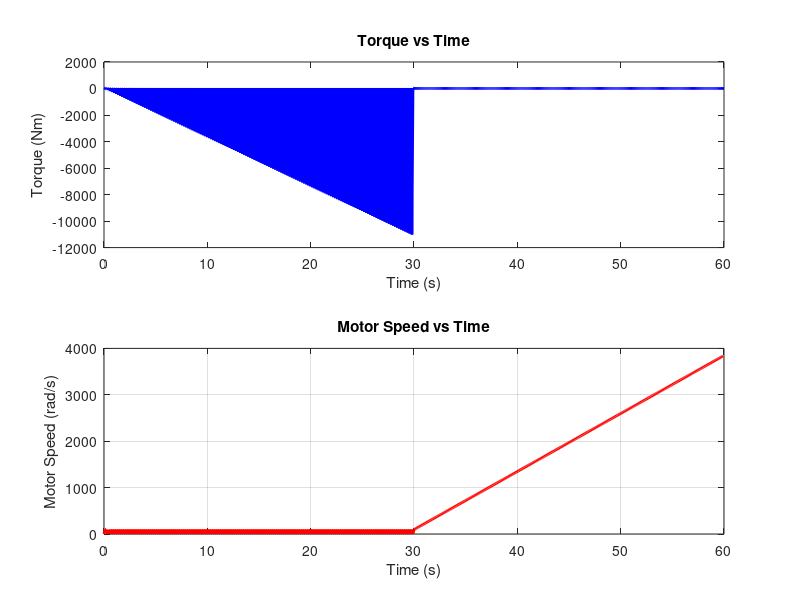

Recreate this plot in MATLAB.
% Parameters

g = 9.81;           % Acceleration due to gravity (m/s^2)
rho_water = 1000;   % Density of water (kg/m^3)
h_water = 10;       % Height of water column (m)
diameter_pipe = 0.1;% Diameter of the pipe (m)
radius_pipe = diameter_pipe / 2;

% Motor parameters
motor_efficiency = 0.8;     % Motor efficiency
motor_torque_constant = 0.1; % Motor torque constant (Nm/A)
motor_voltage = 12;          % Motor voltage (V)

% Simulation parameters
time_span = 0:0.1:60;        % Simulation time span (s)
initial_speed = 0;           % Initial speed of the motor

% Initialize variables
speed = zeros(size(time_span));
torque = zeros(size(time_span));

% Simulation loop
for i = 1:length(time_span)-1
    % Calculate water height at the current time
    water_height = h_water - speed(i) * time_span(i);
    
    % Calculate gravitational force on the water column
    gravitational_force = rho_water * g * pi * radius_pipe^2 * water_height;
    
    % Calculate torque required to lift water
    required_torque = gravitational_force * radius_pipe;
    
    % After 30 seconds, set a constant torque
    if time_span(i) >= 30
        required_torque = 5; % Set your desired constant torque value
    end
    
    % Calculate current draw from the motor
    current_draw = required_torque / (motor_torque_constant * motor_efficiency);
    
    % Calculate torque provided by the motor
    torque(i) = current_draw * motor_torque_constant * motor_efficiency;
    
    % Update motor speed based on torque and voltage
    acceleration = (torque(i) / radius_pipe) * (1 / motor_efficiency);
    speed(i + 1) = speed(i) + acceleration * 0.1;
    
    % Ensure speed does not go negative
    if speed(i + 1) < 0
        speed(i + 1) = 0;
    end
end

% Plot results
figure;

subplot(2, 1, 1);
plot(time_span, torque, 'b-', 'LineWidth', 2);
xlabel('Time (s)');
ylabel('Torque (Nm)');
title('Torque vs Time');

subplot(2, 1, 2);
plot(time_span(1:end-1), speed(1:end-1), 'r-', 'LineWidth', 2);
xlabel('Time (s)');
ylabel('Motor Speed (rad/s)');
title('Motor Speed vs Time');

% Adjust plot settings
grid on;